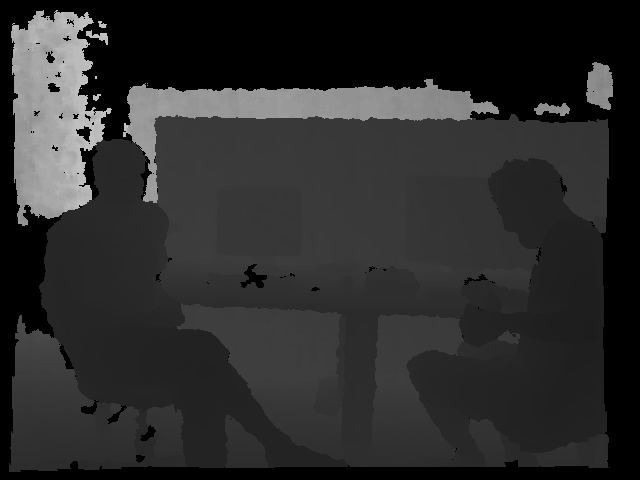
#> input picture segmentaion_depth/dataset/depth.png, 640 x 480 px
$ python -i depth_to_rgb_like.py   (imports and definitions only)
#> lines starting #> are read from the running program, lines starting #| are printed output that depends on the picture
#> further down, picture is the input picture: shape (480, 640); min 0, max 192, mean 43.7
import numpy as np
import skimage.exposure
import cv2

#for depth mapping to 8bit value
def depth_to_rgb_like(frame: np.ndarray) -> np.ndarray:


    stretch = skimage.exposure.rescale_intensity(frame, in_range='image', out_range=(0,255)).astype(np.uint8)
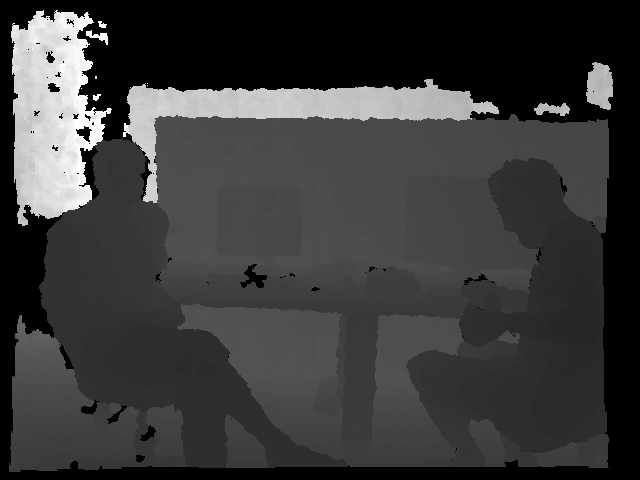
#> stretch: shape (480, 640); min 0, max 255, mean 57.7
    stretch = cv2.merge([stretch,stretch,stretch])
#> stretch: shape (480, 640, 3)

    color1 = (0, 0, 255)     #red
    color2 = (0, 165, 255)   #orange
    color3 = (0, 255, 255)   #yellow
    color4 = (255, 255, 0)   #cyan
    color5 = (255, 0, 0)     #blue
    color6 = (128, 64, 64)   #violet
    color7 = (0, 255, 0)     #green
    color8 = (255, 128, 0)   #dark orange
    color9 = (128, 0, 128)   #purple

    colorArr = np.array([
        [color1, color2, color3, color4, color5, color6],  # Shallow depth
        [color7, color8, color3, color4, color9, color6],  # Medium depth
        [color5, color8, color9, color4, color1, color2]   # Deep depth
    ], dtype=np.uint8)

    print(len(colorArr[0]))
    lut = cv2.resize(colorArr, (256, 1), interpolation=cv2.INTER_LINEAR)
    result = cv2.LUT(stretch, lut)
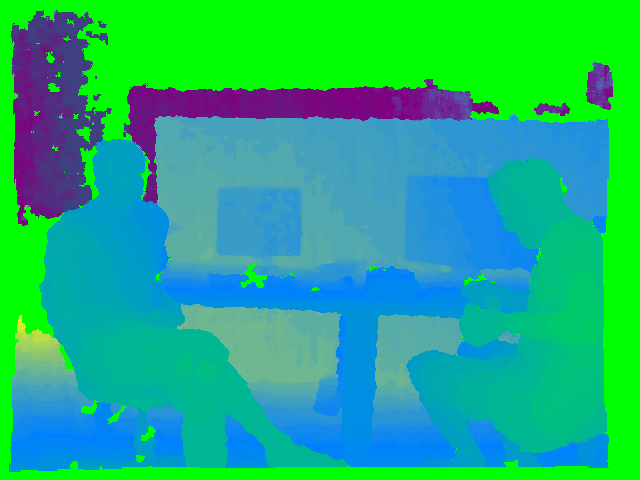
#> result: shape (480, 640, 3); mean of channels 0, 1, 2 127.4, 177.4, 28; drawn as B, G, R


    # [9 lines of commented-out code are left out]

    return result

>>> import cv2
>>> picture = cv2.imread('dataset/depth.png', cv2.IMREAD_GRAYSCALE)
>>> result = depth_to_rgb_like(picture)
